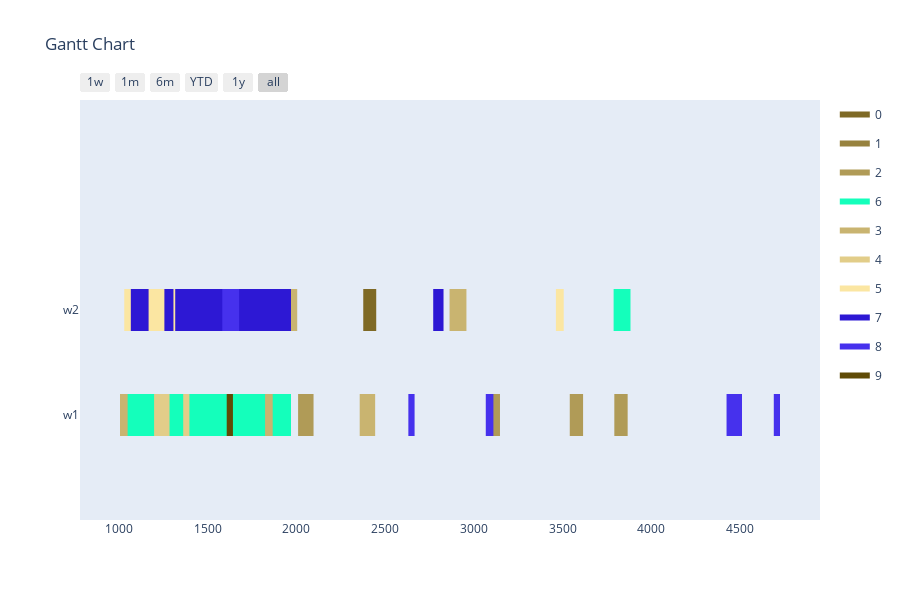

This figure's notebook cell:
### Markdown cell above
Config 1 - Test with One Point Crossover

### Code cell
optimizer = BaseGA(env)
optimizer.set_minimize()
# optional (in this case, all options given are the default option, if the configuration step is skipped)
optimizer.configure('tardiness', 'onepointcrossover', 'roulettewheel', 'randomize')
# choose an input generator (optional) -> decides how the data gets converted into the optimizer format
# optimizer.set_input_generator('SameLengthAlternativesGenerator')
# all parameters after offspring_amount are optional (in this case -> verbose=True)
result, best_fitness_history, average_fitness_history, best_generation_history, feasible_gen = optimizer.optimize(orders, max_generations, earliest_time_slot, last_time_slot, population_size, offspring_amount, verbose=True)
workstation_assignments = reformat_result(result, orders, env)
visualize(workstation_assignments, best_fitness_history, average_fitness_history, best_generation_history, feasible_gen)

### Figure 1 — Plotly figure (JSON) as saved in the notebook; plotly's stock layout.template omitted (floating-point values rounded to 4 significant figures)
{"data": [{"fill": "toself", "fillcolor": "rgb(126, 105, 37)", "hoverinfo": "name", "legendgroup": "rgb(126, 105, 37)", "mode": "none", "name": "0", "type": "scatter", "x": [1527, 1571, 1571, 1527, 1527, 1179, 1242, 1242, 1179, 1179, 832, 905, 905, 832, 832, 2377, 2450, 2450, 2377], "y": [0.8, 0.8, 1.2, 1.2, null, 0.8, 0.8, 1.2, 1.2, null, 0.8, 0.8, 1.2, 1.2, null, 0.8, 0.8, 1.2, 1.2]}, {"fill": "toself", "fillcolor": "rgb(151, 130, 62)", "hoverinfo": "name", "legendgroup": "rgb(151, 130, 62)", "mode": "none", "name": "1", "type": "scatter", "x": [803, 847, 847, 803, 803, 768, 841, 841, 768, 768, 1752, 1805, 1805, 1752, 1752, 625, 698, 698, 625], "y": [0.8, 0.8, 1.2, 1.2, null, 0.8, 0.8, 1.2, 1.2, null, 0.8, 0.8, 1.2, 1.2, null, 0.8, 0.8, 1.2, 1.2]}, {"fill": "toself", "fillcolor": "rgb(176, 155, 87)", "hoverinfo": "name", "legendgroup": "rgb(176, 155, 87)", "mode": "none", "name": "2", "type": "scatter", "x": [516, 599, 599, 516, 516, 3540, 3615, 3615, 3540, 3540, 2010, 2097, 2097, 2010, 2010, 3791, 3866, 3866, 3791, 3791, 3072, 3147, 3147, 3072, 3072, 1451, 1538, 1538, 1451], "y": [0.8, 0.8, 1.2, 1.2, null, -0.2, -0.2, 0.2, 0.2, null, -0.2, -0.2, 0.2, 0.2, null, -0.2, -0.2, 0.2, 0.2, null, -0.2, -0.2, 0.2, 0.2, null, -0.2, -0.2, 0.2, 0.2]}, {"fill": "toself", "fillcolor": "rgb(20, 255, 187)", "hoverinfo": "name", "legendgroup": "rgb(20, 255, 187)", "mode": "none", "name": "6", "type": "scatter", "x": [3787, 3882, 3882, 3787, 3787, 571, 666, 666, 571, 571, 527, 614, 614, 527, 527, 931, 1018, 1018, 931, 931, 932, 1019, 1019, 932, 932, 1069, 1112, 1112, 1069], "y": [0.8, 0.8, 1.2, 1.2, null, 0.8, 0.8, 1.2, 1.2, null, -0.2, -0.2, 0.2, 0.2, null, -0.2, -0.2, 0.2, 0.2, null, -0.2, -0.2, 0.2, 0.2, null, -0.2, -0.2, 0.2, 0.2]}, {"fill": "toself", "fillcolor": "rgb(201, 180, 112)", "hoverinfo": "name", "legendgroup": "rgb(201, 180, 112)", "mode": "none", "name": "3", "type": "scatter", "x": [2863, 2958, 2958, 2863, 2863, 1922, 2005, 2005, 1922, 1922, 2357, 2444, 2444, 2357, 2357, 817, 892, 892, 817, 817, 1007, 1050, 1050, 1007, 1007, 1824, 1867, 1867, 1824], "y": [0.8, 0.8, 1.2, 1.2, null, 0.8, 0.8, 1.2, 1.2, null, -0.2, -0.2, 0.2, 0.2, null, -0.2, -0.2, 0.2, 0.2, null, -0.2, -0.2, 0.2, 0.2, null, -0.2, -0.2, 0.2, 0.2]}, {"fill": "toself", "fillcolor": "rgb(226, 205, 137)", "hoverinfo": "name", "legendgroup": "rgb(226, 205, 137)", "mode": "none", "name": "4", "type": "scatter", "x": [1570, 1665, 1665, 1570, 1570, 533, 628, 628, 533, 533, 1363, 1398, 1398, 1363, 1363, 1199, 1286, 1286, 1199, 1199, 491, 578, 578, 491, 491, 232, 267, 267, 232], "y": [0.8, 0.8, 1.2, 1.2, null, 0.8, 0.8, 1.2, 1.2, null, -0.2, -0.2, 0.2, 0.2, null, -0.2, -0.2, 0.2, 0.2, null, -0.2, -0.2, 0.2, 0.2, null, -0.2, -0.2, 0.2, 0.2]}, {"fill": "toself", "fillcolor": "rgb(251, 230, 162)", "hoverinfo": "name", "legendgroup": "rgb(251, 230, 162)", "mode": "none", "name": "5", "type": "scatter", "x": [3462, 3506, 3506, 3462, 3462, 370, 423, 423, 370, 370, 533, 586, 586, 533, 533, 978, 1031, 1031, 978], "y": [0.8, 0.8, 1.2, 1.2, null, 0.8, 0.8, 1.2, 1.2, null, 0.8, 0.8, 1.2, 1.2, null, 0.8, 0.8, 1.2, 1.2]}, {"fill": "toself", "fillcolor": "rgb(45, 24, 212)", "hoverinfo": "name", "legendgroup": "rgb(45, 24, 212)", "mode": "none", "name": "7", "type": "scatter", "x": [2771, 2829, 2829, 2771, 2771, 933, 1068, 1068, 933, 933, 1168, 1308, 1308, 1168, 1168, 454, 579, 579, 454, 454, 349, 392, 392, 349, 349, 640, 765, 765, 640, 640, 1257, 1318, 1318, 1257], "y": [0.8, 0.8, 1.2, 1.2, null, 0.8, 0.8, 1.2, 1.2, null, 0.8, 0.8, 1.2, 1.2, null, 0.8, 0.8, 1.2, 1.2, null, 0.8, 0.8, 1.2, 1.2, null, 0.8, 0.8, 1.2, 1.2, null, 0.8, 0.8, 1.2, 1.2]}, {"fill": "toself", "fillcolor": "rgb(70, 49, 237)", "hoverinfo": "name", "legendgroup": "rgb(70, 49, 237)", "mode": "none", "name": "8", "type": "scatter", "x": [1583, 1678, 1678, 1583, 1583, 4689, 4724, 4724, 4689, 4689, 4423, 4510, 4510, 4423, 4423, 3067, 3110, 3110, 3067, 3067, 704, 739, 739, 704, 704, 2631, 2666, 2666, 2631], "y": [0.8, 0.8, 1.2, 1.2, null, -0.2, -0.2, 0.2, 0.2, null, -0.2, -0.2, 0.2, 0.2, null, -0.2, -0.2, 0.2, 0.2, null, -0.2, -0.2, 0.2, 0.2, null, -0.2, -0.2, 0.2, 0.2]}, {"fill": "toself", "fillcolor": "rgb(95, 74, 6)", "hoverinfo": "name", "legendgroup": "rgb(95, 74, 6)", "mode": "none", "name": "9", "type": "scatter", "x": [862, 957, 957, 862, 862, 597, 692, 692, 597, 597, 269, 352, 352, 269, 269, 1608, 1643, 1643, 1608, 1608, 269, 312, 312, 269, 269, 316, 359, 359, 316], "y": [0.8, 0.8, 1.2, 1.2, null, 0.8, 0.8, 1.2, 1.2, null, 0.8, 0.8, 1.2, 1.2, null, -0.2, -0.2, 0.2, 0.2, null, -0.2, -0.2, 0.2, 0.2, null, -0.2, -0.2, 0.2, 0.2]}, {"legendgroup": "rgb(126, 105, 37)", "marker": {"color": "rgb(126, 105, 37)", "opacity": 0, "size": 1}, "mode": "markers", "name": "", "showlegend": false, "text": [null, null, null, null, null, null, null, null], "type": "scatter", "x": [1527, 1571, 1179, 1242, 832, 905, 2377, 2450], "y": [1, 1, 1, 1, 1, 1, 1, 1]}, {"legendgroup": "rgb(151, 130, 62)", "marker": {"color": "rgb(151, 130, 62)", "opacity": 0, "size": 1}, "mode": "markers", "name": "", "showlegend": false, "text": [null, null, null, null, null, null, null, null], "type": "scatter", "x": [803, 847, 768, 841, 1752, 1805, 625, 698], "y": [1, 1, 1, 1, 1, 1, 1, 1]}, {"legendgroup": "rgb(176, 155, 87)", "marker": {"color": "rgb(176, 155, 87)", "opacity": 0, "size": 1}, "mode": "markers", "name": "", "showlegend": false, "text": [null, null, null, null, null, null, null, null, null, null, null, null], "type": "scatter", "x": [516, 599, 3540, 3615, 2010, 2097, 3791, 3866, 3072, 3147, 1451, 1538], "y": [1, 1, 0, 0, 0, 0, 0, 0, 0, 0, 0, 0]}, {"legendgroup": "rgb(20, 255, 187)", "marker": {"color": "rgb(20, 255, 187)", "opacity": 0, "size": 1}, "mode": "markers", "name": "", "showlegend": false, "text": [null, null, null, null, null, null, null, null, null, null, null, null], "type": "scatter", "x": [3787, 3882, 571, 666, 527, 614, 931, 1018, 932, 1019, 1069, 1112], "y": [1, 1, 1, 1, 0, 0, 0, 0, 0, 0, 0, 0]}, {"legendgroup": "rgb(201, 180, 112)", "marker": {"color": "rgb(201, 180, 112)", "opacity": 0, "size": 1}, "mode": "markers", "name": "", "showlegend": false, "text": [null, null, null, null, null, null, null, null, null, null, null, null], "type": "scatter", "x": [2863, 2958, 1922, 2005, 2357, 2444, 817, 892, 1007, 1050, 1824, 1867], "y": [1, 1, 1, 1, 0, 0, 0, 0, 0, 0, 0, 0]}, {"legendgroup": "rgb(226, 205, 137)", "marker": {"color": "rgb(226, 205, 137)", "opacity": 0, "size": 1}, "mode": "markers", "name": "", "showlegend": false, "text": [null, null, null, null, null, null, null, null, null, null, null, null], "type": "scatter", "x": [1570, 1665, 533, 628, 1363, 1398, 1199, 1286, 491, 578, 232, 267], "y": [1, 1, 1, 1, 0, 0, 0, 0, 0, 0, 0, 0]}, {"legendgroup": "rgb(251, 230, 162)", "marker": {"color": "rgb(251, 230, 162)", "opacity": 0, "size": 1}, "mode": "markers", "name": "", "showlegend": false, "text": [null, null, null, null, null, null, null, null], "type": "scatter", "x": [3462, 3506, 370, 423, 533, 586, 978, 1031], "y": [1, 1, 1, 1, 1, 1, 1, 1]}, {"legendgroup": "rgb(45, 24, 212)", "marker": {"color": "rgb(45, 24, 212)", "opacity": 0, "size": 1}, "mode": "markers", "name": "", "showlegend": false, "text": [null, null, null, null, null, null, null, null, null, null, null, null, null, null], "type": "scatter", "x": [2771, 2829, 933, 1068, 1168, 1308, 454, 579, 349, 392, 640, 765, 1257, 1318], "y": [1, 1, 1, 1, 1, 1, 1, 1, 1, 1, 1, 1, 1, 1]}, {"legendgroup": "rgb(70, 49, 237)", "marker": {"color": "rgb(70, 49, 237)", "opacity": 0, "size": 1}, "mode": "markers", "name": "", "showlegend": false, "text": [null, null, null, null, null, null, null, null, null, null, null, null], "type": "scatter", "x": [1583, 1678, 4689, 4724, 4423, 4510, 3067, 3110, 704, 739, 2631, 2666], "y": [1, 1, 0, 0, 0, 0, 0, 0, 0, 0, 0, 0]}, {"legendgroup": "rgb(95, 74, 6)", "marker": {"color": "rgb(95, 74, 6)", "opacity": 0, "size": 1}, "mode": "markers", "name": "", "showlegend": false, "text": [null, null, null, null, null, null, null, null, null, null, null, null], "type": "scatter", "x": [862, 957, 597, 692, 269, 352, 1608, 1643, 269, 312, 316, 359], "y": [1, 1, 1, 1, 1, 1, 0, 0, 0, 0, 0, 0]}], "layout": {"height": 600, "hovermode": "closest", "showlegend": true, "title": {"text": "Gantt Chart"}, "xaxis": {"rangeselector": {"buttons": [{"count": 7, "label": "1w", "step": "day", "stepmode": "backward"}, {"count": 1, "label": "1m", "step": "month", "stepmode": "backward"}, {"count": 6, "label": "6m", "step": "month", "stepmode": "backward"}, {"count": 1, "label": "YTD", "step": "year", "stepmode": "todate"}, {"count": 1, "label": "1y", "step": "year", "stepmode": "backward"}, {"step": "all"}]}, "showgrid": false, "type": "date", "zeroline": false}, "yaxis": {"autorange": false, "range": [-1, 3], "showgrid": false, "ticktext": ["w1", "w2"], "tickvals": [0, 1], "zeroline": false}}}
